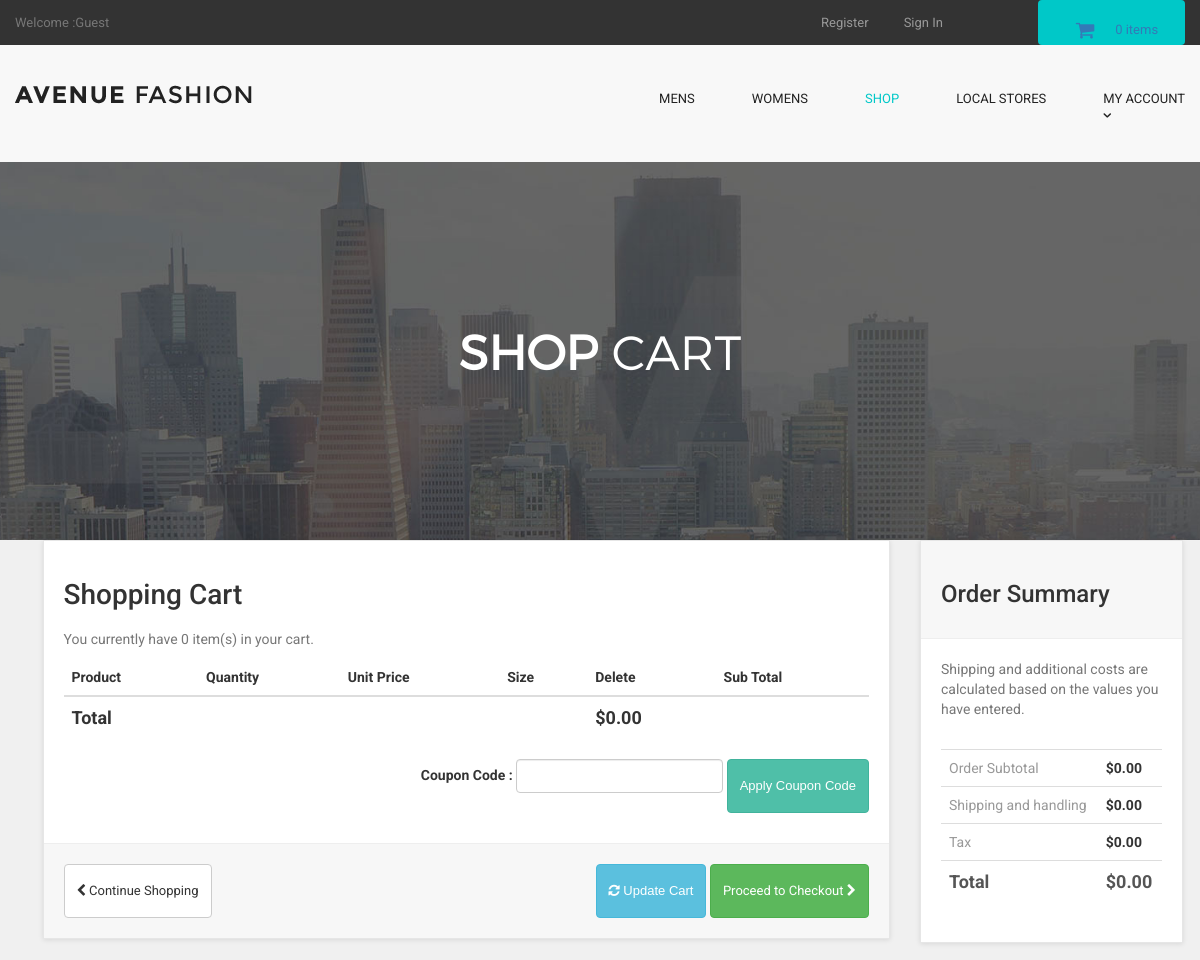
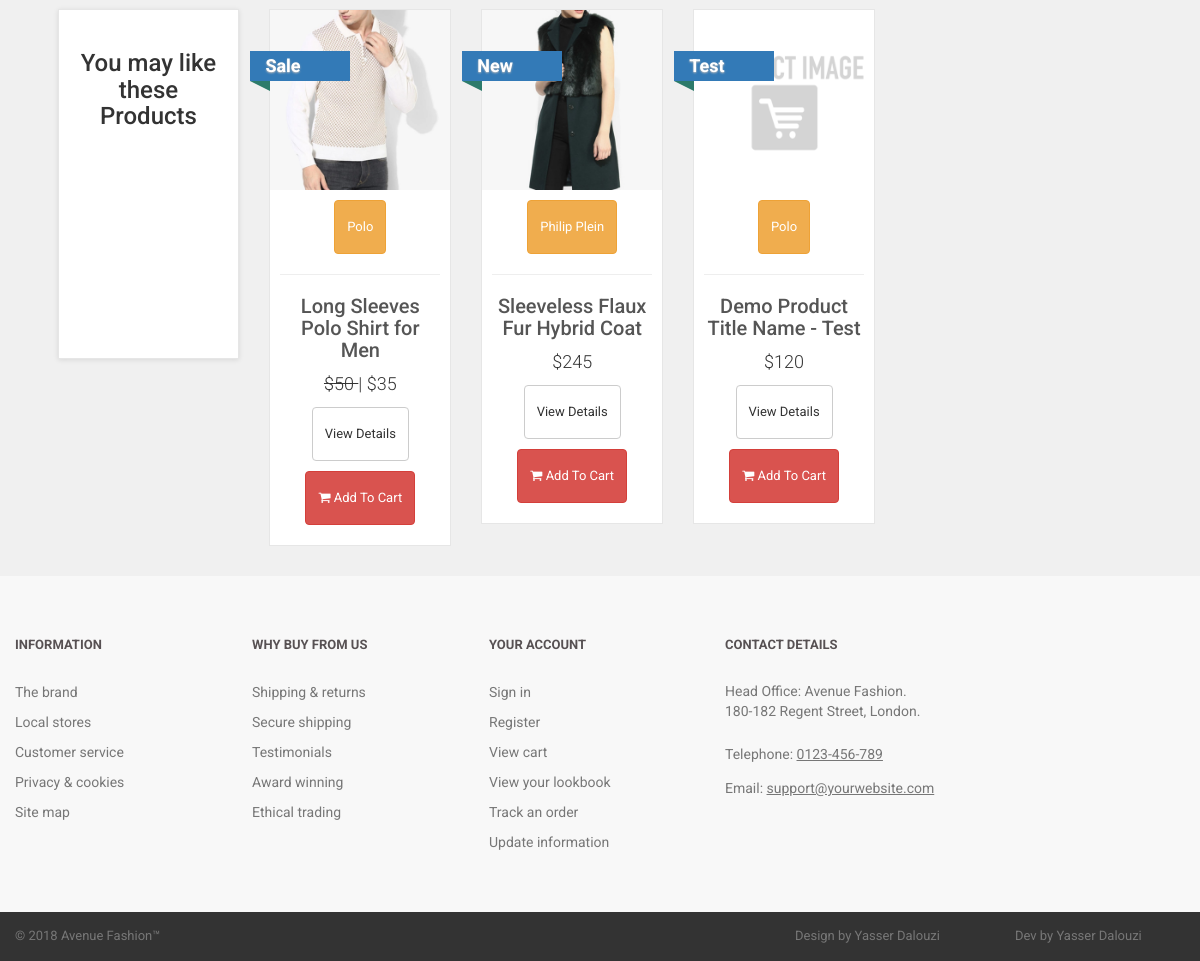
The app's page /cart.php with its own data (2 pictures, top to bottom).
### tables this page shows
CREATE TABLE `products` (
  `product_id` int(10) NOT NULL,
  `p_cat_id` int(10) NOT NULL,
  `cat_id` int(10) NOT NULL,
  `manufacturer_id` int(10) NOT NULL,
  `date` timestamp NOT NULL DEFAULT CURRENT_TIMESTAMP ON UPDATE CURRENT_TIMESTAMP,
  `product_title` text NOT NULL,
  `product_url` text NOT NULL,
  `product_img1` text NOT NULL,
  `product_img2` text NOT NULL,
  `product_img3` text NOT NULL,
  `product_price` int(10) NOT NULL,
  `product_psp_price` int(100) NOT NULL,
  `product_desc` text NOT NULL,
  `product_features` text NOT NULL,
  `product_video` text NOT NULL,
  `product_keywords` text NOT NULL,
  `product_label` text NOT NULL,
  `status` varchar(255) NOT NULL
);

CREATE TABLE `manufacturers` (
  `manufacturer_id` int(10) NOT NULL,
  `manufacturer_title` text NOT NULL,
  `manufacturer_top` text NOT NULL,
  `manufacturer_image` text NOT NULL
);

### cart.php (the view, shortened to what this page needs)
<?php
include("includes/db.php");
include("includes/header.php");
include("functions/functions.php");
include("includes/main.php");
?>
  <main>
    <div class="nero">
      <div class="nero__heading">
        <span class="nero__bold">SHOP</span> Cart
      </div>
    </div>
  </main>
<div id="content" >
<div class="container" >
<div class="col-md-9" id="cart" >
<div class="box" >
<form action="cart.php" method="post" enctype="multipart-form-data" >
<h1> Shopping Cart </h1>
<?php
$ip_add = getRealUserIp();
$select_cart = "select * from cart where ip_add='$ip_add'";
$run_cart = mysqli_query($con,$select_cart);
$count = mysqli_num_rows($run_cart);
?>
<p class="text-muted" > You currently have <?php echo $count; ?> item(s) in your cart. </p>
<div class="table-responsive" >
<table class="table" >
<thead>
<tr>
<th colspan="2" >Product</th>
<th>Quantity</th>
<th>Unit Price</th>
<th>Size</th>
<th colspan="1">Delete</th>
<th colspan="2"> Sub Total </th>
</tr>
</thead>
<?php
$total = 0;
?>
<tfoot>
<tr>
<th colspan="5"> Total </th>
<th colspan="2"> $<?php echo $total; ?>.00 </th>
</tr>
</tfoot>
</table>
<div class="form-inline pull-right">
<div class="form-group">
<label>Coupon Code : </label>
<input type="text" name="code" class="form-control">
</div>
<input class="btn btn-primary" type="submit" name="apply_coupon" value="Apply Coupon Code" >
</div>
</div>
<div class="box-footer">
<div class="pull-left">
<a href="index.php" class="btn btn-default">
<i class="fa fa-chevron-left"></i> Continue Shopping
</a>
</div>
<div class="pull-right">
<button class="btn btn-info" type="submit" name="update" value="Update Cart">
<i class="fa fa-refresh"></i> Update Cart
</button>
<a href="checkout.php" class="btn btn-success">
Proceed to Checkout <i class="fa fa-chevron-right"></i>
</a>
</div>
</div>
</form>
</div>
<div id="row same-height-row">
<div class="col-md-3 col-sm-6">
<div class="box same-height headline">
<h3 class="text-center"> You may like these Products </h3>
</div>
</div>
<?php
$get_products = "select * from products order by rand() LIMIT 0,3";
$run_products = mysqli_query($con,$get_products);
while($row_products=mysqli_fetch_array($run_products)){
$pro_title = $row_products['product_title'];
$pro_price = $row_products['product_price'];
$pro_img1 = $row_products['product_img1'];
$pro_label = $row_products['product_label'];
$manufacturer_id = $row_products['manufacturer_id'];
$get_manufacturer = "select * from manufacturers where manufacturer_id='$manufacturer_id'";
$run_manufacturer = mysqli_query($db,$get_manufacturer);
$row_manufacturer = mysqli_fetch_array($run_manufacturer);
$manufacturer_name = $row_manufacturer['manufacturer_title'];
$pro_psp_price = $row_products['product_psp_price'];
$pro_url = $row_products['product_url'];
if($pro_label == "Sale" or $pro_label == "Gift"){
$product_price = "<del> $$pro_price </del>";
$product_psp_price = "| $$pro_psp_price";
}
else{
$product_psp_price = "";
$product_price = "$$pro_price";
}
if($pro_label == ""){
}
else{
$product_label = "
<a class='label sale' href='#' style='color:black;'>
<div class='thelabel'>$pro_label</div>
<div class='label-background'> </div>
</a>
";
}
echo "
<div class='col-md-3 col-sm-6 center-responsive' >
<div class='product' >
<a href='$pro_url' >
<img src='admin_area/product_images/$pro_img1' class='img-responsive' >
</a>
<div class='text' >
<center>
<p class='btn btn-warning'> $manufacturer_name </p>
</center>
<hr>
<h3><a href='$pro_url' >$pro_title</a></h3>
<p class='price' > $product_price $product_psp_price </p>
<p class='buttons' >
<a href='$pro_url' class='btn btn-default' >View Details</a>
<a href='$pro_url' class='btn btn-danger'>
<i class='fa fa-shopping-cart'></i> Add To Cart
</a>
</p>
</div>
$product_label
</div>
</div>
";
}
?>
</div>
</div>
<div class="col-md-3">
<div class="box" id="order-summary">
<div class="box-header">
<h3>Order Summary</h3>
</div>
<p class="text-muted">
Shipping and additional costs are calculated based on the values you have entered.
</p>
<div class="table-responsive">
<table class="table">
<tbody>
<tr>
<td> Order Subtotal </td>
<th> $<?php echo $total; ?>.00 </th>
</tr>
<tr>
<td> Shipping and handling </td>
<th>$0.00</th>
</tr>
<tr>
<td>Tax</td>
<th>$0.00</th>
</tr>
<tr class="total">
<td>Total</td>
<th>$<?php echo $total; ?>.00</th>
</tr>
</tbody>
</table>
</div>
</div>
</div>
</div>
</div>
<?php
include("includes/footer.php");
?>
</body>
</html>

### styles/backend.css (style rules this page uses)
html { font-family: "Roboto", Helvetica, Arial, sans-serif; line-height: 1.15; -ms-text-size-adjust: 100%; -webkit-text-size-adjust: 100% }
body { margin: 0 }
h1 { font-size: 2em; margin: .67em 0 }
figcaption, figure, main { display: block }
hr { box-sizing: content-box; height: 0; overflow: visible }
a { background-color: transparent; -webkit-text-decoration-skip: objects }
img { border-style: none }
button, input, optgroup, select, textarea { font-family: sans-serif; font-size: 100%; line-height: 1.15; margin: 0 }
button, input { overflow: visible }
button, select { text-transform: none }
[type=reset], [type=submit], button, html [type=button] { -webkit-appearance: button }
html { box-sizing: border-box }
body { min-width: 1190px; font-family: Montserrat, sans-serif; font-weight: 400; background-color: white; }
.container { width: 1170px; margin: 0 auto }
img { max-width: 100%; height: auto }
.btn { display: inline-block; vertical-align: top; font-size: 13px; line-height: 40px; text-decoration: none; -webkit-transition: .3s; transition: .3s }
.nero { padding-top: 160px; padding-bottom: 140px; font-family: 'montserratlight', sans-serif; text-align: center; text-transform: uppercase; color: #FFF; background: #666 url("../images/banner-ave.jpg") no-repeat; background-size: cover; background-position: center; }
.nero__heading { font-size: 48px; }
.nero__bold { font-weight: 700; }

### styles/style.css (style rules this page uses)
body { font-family: "Roboto", Helvetica, Arial, sans-serif; font-size: 14px; line-height: 1.42857143; color: #333333; background-color: #f0f0f0; overflow-x: hidden; }
.btn-primary { color:rgb(255, 255, 255); background-color:rgb(79, 191, 168); border-color:rgb(65, 179, 156); }
.box { background: #fff; margin: 0 0 30px; border: solid 1px #e6e6e6; box-sizing: border-box; padding:20px; box-shadow: 0 1px 5px rgba(0, 0, 0, 0.1); }
#content { padding-left:25px; }
#content .product { background:#fff; border: solid 1px #e6e6e6; box-sizing: border-box; margin-bottom: 30px; }
#content .product .text p.price { font-size:18px; text-align:center; font-weight:300; }
#content .product .text .buttons { clear:both; text-align:center; }
#content .product .text h3 { text-align:center; font-size:20px; }
#content .product .text h3 a { color:rgb(85, 85, 85); }
#content .product .text { padding:10px 10px 0px; }
#content .product .text .buttons .btn { margin-bottom:10px; }
#content .headline { height: 350px; }
#content #cart .table tfoot { font-size:18px; }
.box .box-footer { background: #f7f7f7; margin: 30px -20px -20px; padding:20px; border-top: solid 1px #eeeeee; }
.box .box-footer:before, .box .box-footer:after { content:" "; display: table; }
.box .box-footer:after { clear:both; }
.box .box-header { background:#f7f7f7; margin:-20px -20px 20px; padding:20px; border-bottom: solid 1px #eeeeee; }
#content #order-summary table { margin-top: 20px; }
#content #order-summary table td { color: #999999; }
#content #order-summary table tr.total td, #content #order-summary table tr.total th { font-size: 18px; color:#555555; font-weight: 700; }
.label { text-decoration : none; position: absolute; top: 50px; padding-left:51px; z-index: 20; }
.label .thelabel { position: relative; width: 100px; padding: 6px 50px 6px 15px; margin: 40px 50px 10px -71px; color: #fff; font-size:18px; font-weight:bold; background-color: #337ab7; text-shadow: 0px 1px 2px #bbb ; }
.label .thelabel:before, .label .thelabel:after { content: ''; position: absolute; width:0; height:0; }
.label .thelabel:after { left: 0px; top: 100%; border-width : 5px 10px; border-style: solid; border-color: #2d7b6b #2d7b6b transparent transparent; }
.label.sale { top: 0; }

### records on screen
products: product_img1 (picture), manufacturer.manufacturer_title "Polo", product_title "Long Sleeves Polo Shirt for Men", product_price "50", product_psp_price "| $35", product_label "Sale"
products: product_img1 (picture), manufacturer.manufacturer_title "Philip Plein", product_title "Sleeveless Flaux Fur Hybrid Coat", product_price "$245", product_label "New"
products: product_img1 (placeholder picture), manufacturer.manufacturer_title "Polo", product_title "Demo Product Title Name - Test", product_price "$120", product_label "Test"

### other values on screen
$count_items "0"
$count "0"
$total "0"
